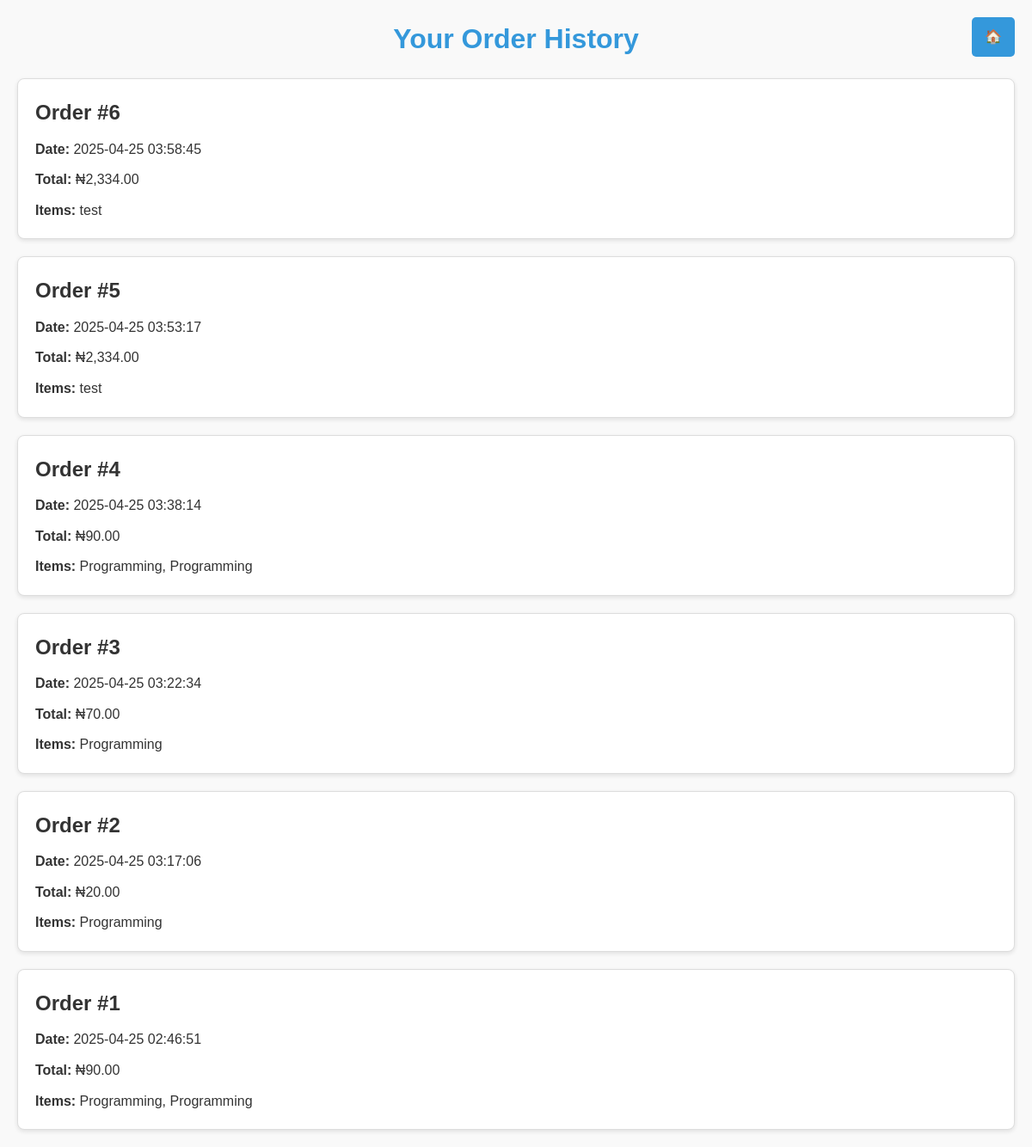
Screenshot of /orders.php (signed in) with the database file from the repository.
### tables this page shows
CREATE TABLE `orders` (
  `id` int(11) NOT NULL,
  `user_id` int(11) NOT NULL,
  `order_date` datetime NOT NULL,
  `total_amount` decimal(10,2) NOT NULL,
  `status` varchar(20) DEFAULT 'pending'
);

### orders.php (the view, shortened to what this page needs)
<?php
require_once './php/db.php';
$stmt = $pdo->prepare("
    SELECT o.id, o.order_date, o.total_amount,
           GROUP_CONCAT(b.title SEPARATOR ', ') as items
    FROM orders o
    JOIN order_items oi ON o.id = oi.order_id
    JOIN books b ON oi.book_id = b.id
    WHERE o.user_id = ?
    GROUP BY o.id
    ORDER BY o.order_date DESC
");
$stmt->execute([$_SESSION['user_id']]);
$orders = $stmt->fetchAll(PDO::FETCH_ASSOC);
?>
<!DOCTYPE html>
<html lang="en">
<head>
</head>
<body>
    <a href="library.php" class="home-btn">
        🏠
    </a>
    <h1>Your Order History</h1>
    <?php if (empty($orders)): ?>
        <p style="text-align: center; margin-top: 20px;">You haven't placed any orders yet.</p>
    <?php else: ?>
        <div class="order-container">
            <?php foreach ($orders as $order): ?>
                <div class="order">
                    <h3>Order #<?= htmlspecialchars($order['id']) ?></h3>
                    <p><strong>Date:</strong> <?= htmlspecialchars($order['order_date']) ?></p>
                    <p><strong>Total:</strong> ₦<?= number_format($order['total_amount'], 2) ?></p>
                    <p><strong>Items:</strong> <?= htmlspecialchars($order['items']) ?></p>
                </div>
            <?php endforeach; ?>
        </div>
    <?php endif; ?>
</body>
</html>

### orders.php (style rules this page uses)
* { margin: 0; padding: 0; box-sizing: border-box; }
body { font-family: Arial, sans-serif; line-height: 1.6; background-color: #f9f9f9; color: #333; padding: 20px; position: relative; }
h1 { text-align: center; margin-bottom: 20px; font-size: 2rem; color: #3498db; }
.home-btn { position: absolute; top: 20px; right: 20px; background: #3498db; color: white; padding: 10px 15px; text-decoration: none; border-radius: 5px; font-size: 1rem; display: flex; align-items: center; gap: 5px; transition: background 0.3s ease; }
.order-container { display: flex; flex-direction: column; gap: 20px; }
.order { background: #fff; border: 1px solid #ddd; border-radius: 8px; padding: 20px; box-shadow: 0 2px 5px rgba(0, 0, 0, 0.1); }
.order h3 { font-size: 1.5rem; margin-bottom: 10px; color: #333; }
.order p { margin-bottom: 10px; font-size: 1rem; }
.order p:last-child { margin-bottom: 0; }

### rows the page displays
orders: id "6", order_date "2025-04-25 03:58:45", total_amount "2,334.00", items "test"
orders: id "5", order_date "2025-04-25 03:53:17", total_amount "2,334.00", items "test"
orders: id "4", order_date "2025-04-25 03:38:14", total_amount "90.00", items "Programming, Programming"
orders: id "3", order_date "2025-04-25 03:22:34", total_amount "70.00", items "Programming"
orders: id "2", order_date "2025-04-25 03:17:06", total_amount "20.00", items "Programming"
orders: id "1", order_date "2025-04-25 02:46:51", total_amount "90.00", items "Programming, Programming"
